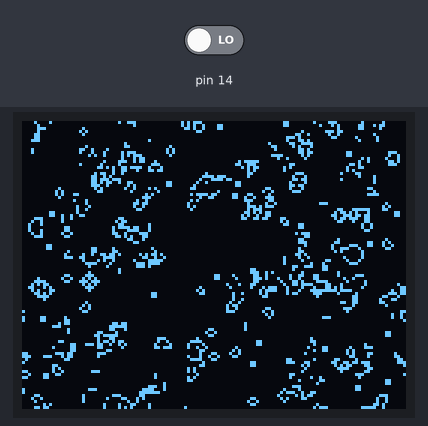
Bench run of a sketch on a simulated Arduino Uno, built with avr-gcc and run on an emulated ATmega328P. On the bench: 128×96 one-colour display. Inputs (shaded band) come from the test bench; at power-on: pin 14 LOW. Random numbers use the default seed unless the sketch sets one.

Above: at 1.2 s.
1.3 s: pin 14 driven HIGH
At 1.49 s:
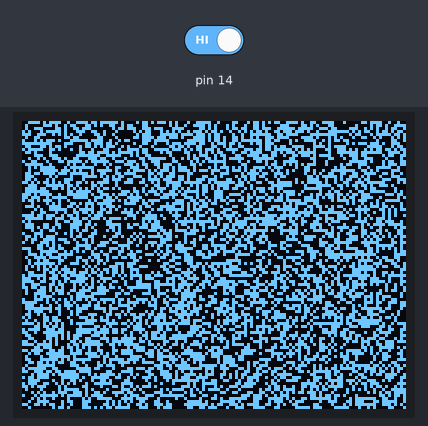
2.8 s: pin 14 driven LOW
At 3.59 s:
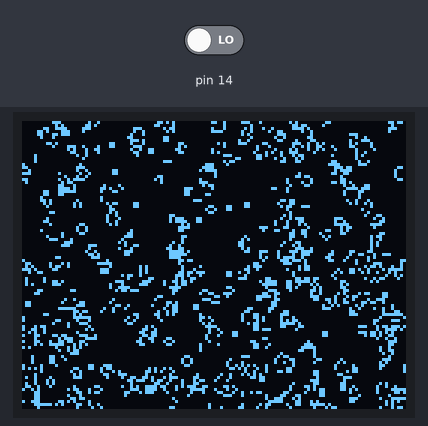
4.6 s: pin 14 driven HIGH
At 5.17 s:
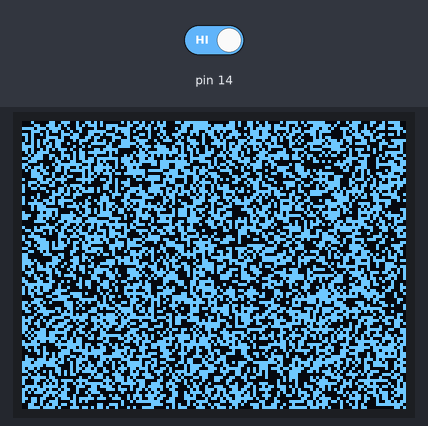

The sketch:

JeuDeLaVie.ino
```cpp
// Conway's Game Of Life 128x96 using TVout
// P.Beard
// March 2013

#include <TVout.h>

#define matWidth 4
#define matHeight 96

TVout TV;
unsigned long * myScreen;

void setup() {
  pinMode(14, INPUT);
  digitalWrite(14, LOW);
 TV.begin(PAL, matWidth * 32, matHeight);
 myScreen = (unsigned long *) TV.screen;
 randomSeed(analogRead(0));
 randomiseMatrix();
}

void loop() {
  //delay(500);
 generateMatrix();
 if(digitalRead(14)==1){ randomiseMatrix(); delay(100);}

}

unsigned long swapBytes(unsigned long x) {
 return ((x & 0x000000ffUL) << 24) | ((x & 0x0000ff00UL) << 8) | ((x & 0x00ff0000UL) >> 8) | ((x & 0xff000000UL) >> 24);
}

void randomiseMatrix() {

 //Set up initial cells in matrix
 for (int r = 0; r < matHeight; r++) {
   for (int c = 0; c < matWidth; c++) {
     myScreen[r * matWidth + c] = random(0xffff) << 16 | random(0xffff);
   }
 }
}

void injectGlider() {

 byte col = random(matWidth);
 byte row = random(matHeight);
 myScreen[(row+0) * matWidth + col] |= B0000111;
 myScreen[(row+1) * matWidth + col] |= B0000001;
 myScreen[(row+2) * matWidth + col] |= B0000010;

}

void generateMatrix() {

 //Variables holding data on neighbouring cells
 unsigned long NeighbourN[matWidth], NeighbourNW[matWidth], NeighbourNE[matWidth], CurrCells[matWidth], NeighbourW[matWidth];
 unsigned long NeighbourE[matWidth], NeighbourS[matWidth], NeighbourSW[matWidth], NeighbourSE[matWidth], firstRow[matWidth];

 unsigned long tot1, tot2, tot4, carry, NewCells;

 int changes = 0; // counts the changes in the matrix
 static int prevChanges = 256; // counts the changes in the matrix on prev generation
 static int staleCount = 0; // counts the consecutive occurrances of the same number of changes in the matrix

 //set up N, NW, NE, W & E neighbour data
 //also take a copy of the first row data for use later when calculating last row
 for (byte b = 0; b < matWidth; b++) {
   NeighbourN[b] = swapBytes(myScreen[(matHeight-1) * matWidth + b]);
   firstRow[b] = CurrCells[b] = swapBytes(myScreen[b]);
 }

 carry = NeighbourN[matWidth-1];
 for (char b = 0; b < matWidth; b++) {
   NewCells = NeighbourN[b];
   NeighbourNW[b] = NewCells >> 1 | carry << 31;
   carry = NewCells;
 }

 carry = NeighbourN[0];
 for (char b = matWidth-1; b >= 0; b--) {
   NewCells = NeighbourN[b];
   NeighbourNE[b] = NewCells << 1 | carry >> 31;
   carry = NewCells;
 }

 carry = CurrCells[matWidth-1];
 for (char b = 0; b < matWidth; b++) {
   NewCells = CurrCells[b];
   NeighbourW[b] = NewCells >> 1 | carry << 31;
   carry = NewCells;
 }

 carry = CurrCells[0];
 for (char b = matWidth-1; b >= 0; b--) {
   NewCells = CurrCells[b];
   NeighbourE[b] = NewCells << 1 | carry >> 31;
   carry = NewCells;
 }

 //Process each row of the matrix
 for (byte row = 0; row < matHeight; row++) {

   //Pick up new S, SW & SE neighbours
   if (row < matHeight - 1) {
     for (byte b = 0; b < matWidth; b++) {
       NeighbourS[b] = swapBytes(myScreen[(row+1) * matWidth + b]);
     }
   }
   else {
     for (byte b = 0; b < matWidth; b++) {
       NeighbourS[b] = firstRow[b];
     }
   }

   carry = NeighbourS[matWidth-1];
   for (char b = 0; b < matWidth; b++) {
     NewCells = NeighbourS[b];
     NeighbourSW[b] = NewCells >> 1 | carry << 31;
     carry = NewCells;
   }

   carry = NeighbourS[0];
   for (char b = matWidth-1; b >= 0; b--) {
     NewCells = NeighbourS[b];
     NeighbourSE[b] = NewCells << 1 | carry >> 31;
     carry = NewCells;
   }

   for (char b = 0; b < matWidth; b++) {

      //Count the live neighbours (in parallel) for the current row of cells
     //However, if total goes over 3, we don't care (see below), so counting stops at 4
     tot1 = NeighbourN[b];
     tot2 = tot1 & NeighbourNW[b]; tot1 = tot1 ^ NeighbourNW[b];
     carry = tot1 & NeighbourNE[b]; tot1 = tot1 ^ NeighbourNE[b]; tot4 = tot2 & carry; tot2 = tot2 ^ carry;
     carry = tot1 & NeighbourW[b]; tot1 = tot1 ^ NeighbourW[b]; tot4 = tot2 & carry | tot4; tot2 = tot2 ^ carry;
     carry = tot1 & NeighbourE[b]; tot1 = tot1 ^ NeighbourE[b]; tot4 = tot2 & carry | tot4; tot2 = tot2 ^ carry;
     carry = tot1 & NeighbourS[b]; tot1 = tot1 ^ NeighbourS[b]; tot4 = tot2 & carry | tot4; tot2 = tot2 ^ carry;
     carry = tot1 & NeighbourSW[b]; tot1 = tot1 ^ NeighbourSW[b]; tot4 = tot2 & carry | tot4; tot2 = tot2 ^ carry;
     carry = tot1 & NeighbourSE[b]; tot1 = tot1 ^ NeighbourSE[b]; tot4 = tot2 & carry | tot4; tot2 = tot2 ^ carry;

     //Calculate the updated cells:
     // <2 or >3 neighbours, cell dies
     // =2 neighbours, cell continues to live
     // =3 neighbours, new cell born
     NewCells = (CurrCells[b] | tot1) & tot2 & ~ tot4;

     //Have any cells changed?
     if (NewCells != CurrCells[b]) {
       myScreen[row * matWidth + b] = swapBytes(NewCells);
       //Count the change for "stale" test
       changes++;
     }

     //Current cells (before update), E , W, SE, SW and S neighbours become
     //new N, NW, NE, E, W neighbours and current cells for next loop
     NeighbourN[b] = CurrCells[b];
     NeighbourNW[b] = NeighbourW[b];
     NeighbourNE[b] = NeighbourE[b];
     NeighbourE[b] = NeighbourSE[b];
     NeighbourW[b] = NeighbourSW[b];
     CurrCells[b] = NeighbourS[b];
   } //next col
 } //next row

 if (changes != prevChanges) staleCount = 0; else staleCount++; //Detect "stale" matrix
 if (staleCount > 32) injectGlider(); //Inject a glider

 prevChanges = changes;
}
```
